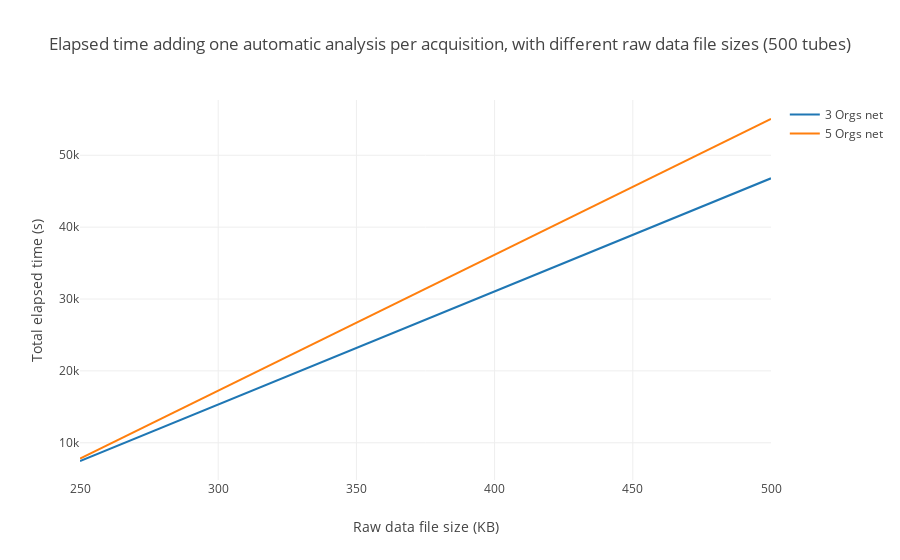

Write notebook code for a chart like this one.
### Markdown cell above
### Elapsed time adding one automatic analysis per acquisition

### Code cell
# 3 Orgs net data
threeOrgs = [7463.6008, 46793.8084]
# 5 Orgs net data
fiveOrgs = [7797.8850, 55044.4132]

totalAutoAnalysis(500, threeOrgs, fiveOrgs)

### Figure 1 — Plotly figure (JSON) as saved in the notebook; plotly's stock layout.template omitted (floating-point values rounded to 4 significant figures)
{"data": [{"mode": "lines", "name": "3 Orgs net", "type": "scatter", "uid": "03d3edfe-75fe-4802-b51e-54daf9148911", "x": [250, 500], "y": [7464.0, 46790.0]}, {"mode": "lines", "name": "5 Orgs net", "type": "scatter", "uid": "5df46131-4df1-40ec-8d93-d3cf5897e4d2", "x": [250, 500], "y": [7798.0, 55040.0]}], "layout": {"barmode": "group", "title": {"text": "Elapsed time adding one automatic analysis per acquisition, with different raw data file sizes (500 tubes)"}, "xaxis": {"range": [250, 500], "title": {"text": "Raw data file size (KB)"}}, "yaxis": {"title": {"text": "Total elapsed time (s)"}}}}
